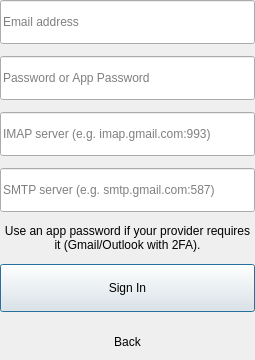
             <widget class="QWidget" name="PasswordLoginPage">
              <layout class="QVBoxLayout" name="passwordLoginLayout">
               <property name="spacing">
                <number>12</number>
               </property>
               <property name="leftMargin">
                <number>0</number>
               </property>
               <property name="topMargin">
                <number>0</number>
               </property>
               <property name="rightMargin">
                <number>0</number>
               </property>
               <property name="bottomMargin">
                <number>0</number>
               </property>
               <item>
                <widget class="QLineEdit" name="LoginLine">
                 <property name="minimumSize">
                  <size>
                   <width>0</width>
                   <height>44</height>
                  </size>
                 </property>
                 <property name="placeholderText">
                  <string>Email address</string>
                 </property>
                </widget>
               </item>
               <item>
                <widget class="QLineEdit" name="PasswordLine">
                 <property name="minimumSize">
                  <size>
                   <width>0</width>
                   <height>44</height>
                  </size>
                 </property>
                 <property name="echoMode">
                  <enum>QLineEdit::EchoMode::Password</enum>
                 </property>
                 <property name="placeholderText">
                  <string>Password or App Password</string>
                 </property>
                </widget>
               </item>
               <item>
                <widget class="QLineEdit" name="ImapServerLine">
                 <property name="minimumSize">
                  <size>
                   <width>0</width>
                   <height>44</height>
                  </size>
                 </property>
                 <property name="placeholderText">
                  <string>IMAP server (e.g. imap.gmail.com:993)</string>
                 </property>
                </widget>
               </item>
               <item>
                <widget class="QLineEdit" name="SmtpServerLine">
                 <property name="minimumSize">
                  <size>
                   <width>0</width>
                   <height>44</height>
                  </size>
                 </property>
                 <property name="placeholderText">
                  <string>SMTP server (e.g. smtp.gmail.com:587)</string>
                 </property>
                </widget>
               </item>
               <item>
                <widget class="QLabel" name="PasswordSecurityHint">
                 <property name="text">
                  <string>Use an app password if your provider requires it (Gmail/Outlook with 2FA).</string>
                 </property>
                 <property name="alignment">
                  <set>Qt::AlignmentFlag::AlignCenter</set>
                 </property>
                 <property name="wordWrap">
                  <bool>true</bool>
                 </property>
                </widget>
               </item>
               <item>
                <widget class="QPushButton" name="PasswordSignInButton">
                 <property name="minimumSize">
                  <size>
                   <width>0</width>
                   <height>48</height>
                  </size>
                 </property>
                 <property name="cursor">
                  <cursorShape>PointingHandCursor</cursorShape>
                 </property>
                 <property name="text">
                  <string>Sign In</string>
                 </property>
                 <property name="default">
                  <bool>true</bool>
                 </property>
                </widget>
               </item>
               <item>
                <widget class="QPushButton" name="BackToOAuthButton">
                 <property name="minimumSize">
                  <size>
                   <width>0</width>
                   <height>36</height>
                  </size>
                 </property>
                 <property name="cursor">
                  <cursorShape>PointingHandCursor</cursorShape>
                 </property>
                 <property name="text">
                  <string>Back</string>
                 </property>
                 <property name="flat">
                  <bool>true</bool>
                 </property>
                </widget>
               </item>
              </layout>
             </widget>
